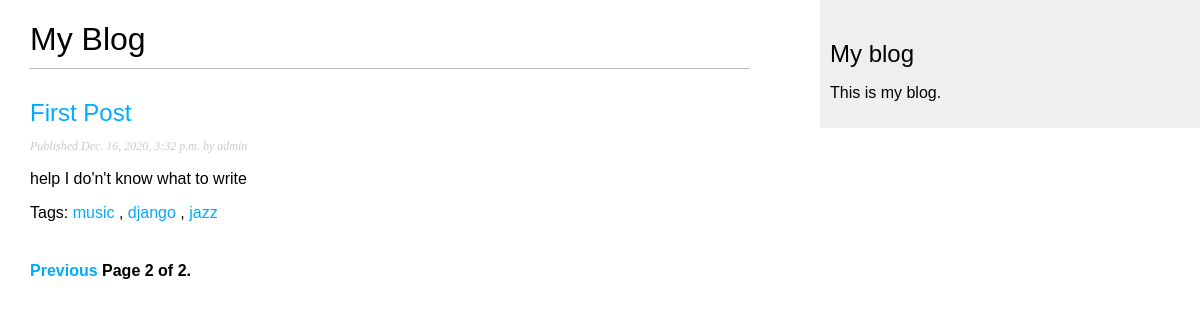
Screenshot of /blog/?page=2 with the database file from the repository.
### blog/models.py (models this page shows, shortened)
class Post(models.Model):
    objects = models.Manager()
    published = PublishedManager()
    tags = TaggableManager()
    STATUS_CHOICES = (
        ('draft', 'Draft'),
        ('published', 'Published'),
    )
    title = models.CharField(max_length=250)
    slug = models.SlugField(max_length=250,
                            unique_for_date='publish')
    author = models.ForeignKey(User,
                            on_delete=models.CASCADE,
                            related_name='blog_posts')
    body = models.TextField()
    publish = models.DateTimeField(default=timezone.now)
    created = models.DateTimeField(auto_now_add=True)
    updated = models.DateTimeField(auto_now=True)
    status = models.CharField(max_length=10,
                            choices=STATUS_CHOICES,
                            default='draft')
    class Meta:
        ordering = ('-publish',)
    def get_absolute_url(self):
        return reverse('blog:post_detail',
                        args=[self.publish.year,
                        self.publish.month,
                        self.publish.day, self.slug])

### blog/views.py (the view)
# urls.py: path('', views.post_list, name = 'post_list'),
def post_list(request, tag_slug=None):
    object_list = Post.published.all()
    tag = None
    if tag_slug:
        tag = get_object_or_404(Tag, slug = tag_slug)
        object_list = object_list.filter(tag__in=[tag])
    paginator = Paginator(object_list, 3)
    page = request.GET.get('page')
    try:
        posts = paginator.page(page)
    except PageNotAnInteger:
        posts = paginator.page(1)
    except EmptyPage:
        posts = paginator.page(paginator.num_pages)
    return render(request,
                'blog/post/list.html',
                {'page' : page,
                'posts' : posts,
                'tag' : tag})

### blog/models.py (called while the page is built)
    def get_queryset(self):
        return super(PublishedManager, self).get_queryset()\
            .filter(status='published')

### blog/templates/blog/post/list.html (shortened to what this page needs)
{% extends "blog/base.html" %}
{% block content %}
 <h1>My Blog</h1>
 {% for post in posts %}
 <h2>
 <a href="{{ post.get_absolute_url }}">
 {{ post.title }}
 </a>
 </h2>
 <p class="date">
 Published {{ post.publish }} by {{ post.author }}
 </p>
 {{ post.body|truncatewords:30|linebreaks }}
 <p class="tags">
    Tags:
    {% for tag in post.tags.all %}
    <a href="{% url "blog:post_list_by_tag" tag.slug %}">
    {{ tag.name }}
    </a>
    {% if not forloop.last %}, {% endif %}
    {% endfor %}
   </p>
 {% endfor %}
 {% include "pagination.html" with page=posts %}
{% endblock %}

### blog/static/css/blog.css (style rules this page uses)
body { margin:0; padding:0; font-family:helvetica, sans-serif; }
a { color:#00abff; text-decoration:none; }
h1 { font-weight:normal; border-bottom:1px solid #bbb; padding:0 0 10px 0; }
h2 { font-weight:normal; margin:30px 0 0; }
p.date { color:#ccc; font-family: georgia, serif; font-size: 12px; font-style: italic; }

### rows the page displays
Post: title "First Post", publish "Dec. 16, 2020, 3:32 p.m.", author "admin", body "help I do'n't know what to write"
Tag: name "music"
Tag: name "django"
Tag: name "jazz"

### other values shown
{{ page.number }} "2"
{{ page.paginator.num_pages }} "2"
